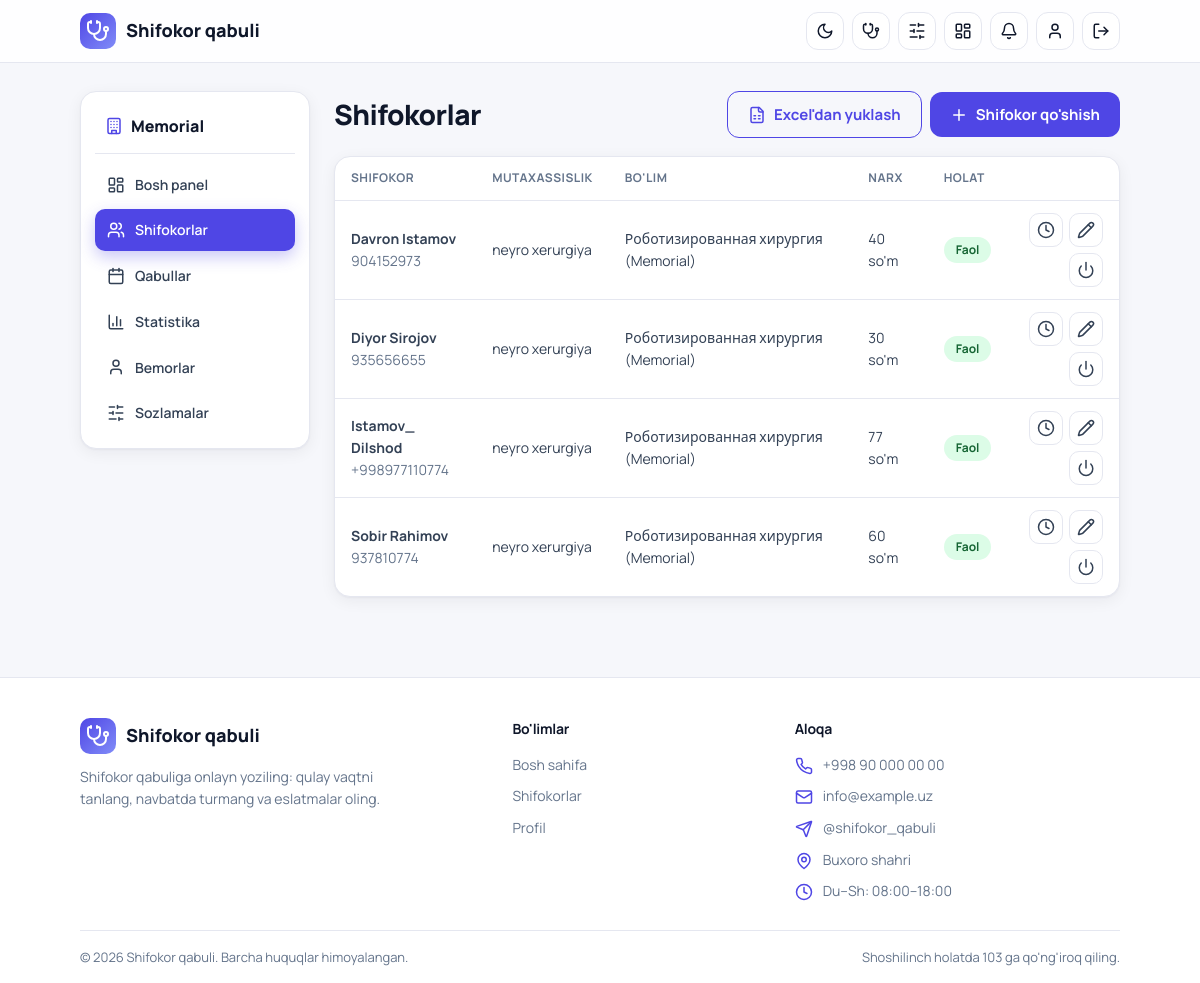
The app's page /manage/doctors/ (signed in) with its own data.
### clin_app/models.py (models this page shows, shortened)
class Hospital(models.Model):
    name = models.CharField("Nomi", max_length=200)
    address = models.CharField("Manzil", max_length=300)
    phone = models.CharField("Telefon", max_length=20, blank=True)
    description = models.TextField("Tavsif", blank=True)
    logo = models.ImageField(upload_to="hospitals/", blank=True, null=True)
    is_active = models.BooleanField(default=True)
    class Meta:
        verbose_name = "Kasalxona"
        verbose_name_plural = "Kasalxonalar"
    def __str__(self):
        return self.name

class Doctor(models.Model):
    user = models.OneToOneField(User, on_delete=models.CASCADE, related_name="doctor_profile")
    hospital = models.ForeignKey(Hospital, on_delete=models.CASCADE, related_name="doctors")
    department = models.ForeignKey(Department, on_delete=models.SET_NULL, null=True, blank=True)
    specialty = models.ForeignKey(Specialty, on_delete=models.PROTECT, related_name="doctors")
    experience_years = models.PositiveSmallIntegerField("Tajriba (yil)", default=0)
    price = models.PositiveIntegerField("Qabul narxi (so'm)", default=0)
    bio = models.TextField("Haqida", blank=True)
    photo = models.ImageField(upload_to="doctors/", blank=True, null=True)
    slot_minutes = models.PositiveSmallIntegerField("Bir qabul davomiyligi (daqiqa)", default=20)
    is_active = models.BooleanField(default=True)
    class Meta:
        verbose_name = "Shifokor"
        verbose_name_plural = "Shifokorlar"

class User(AbstractUser):
    class Role(models.TextChoices):
        PATIENT = "patient", "Bemor"
        DOCTOR = "doctor", "Shifokor"
        HOSPITAL_ADMIN = "hospital_admin", "Kasalxona admini"
    role = models.CharField(max_length=20, choices=Role.choices, default=Role.PATIENT)
    phone = models.CharField("Telefon", max_length=20, unique=True, null=True, blank=True)
    birth_date = models.DateField("Tug'ilgan sana", null=True, blank=True)
    hospital = models.ForeignKey(
        Hospital, on_delete=models.SET_NULL, null=True, blank=True, related_name="staff"
    )
    must_change_password = models.BooleanField("Parolni almashtirishi shart", default=False)
    @property
    def is_patient(self):
        return self.role == self.Role.PATIENT
    @property
    def is_doctor(self):
        return self.role == self.Role.DOCTOR
    @property
    def is_hospital_admin(self):
        return self.role == self.Role.HOSPITAL_ADMIN

class Specialty(models.Model):
    name = models.CharField("Mutaxassislik", max_length=100, unique=True)
    class Meta:
        verbose_name = "Mutaxassislik"
        verbose_name_plural = "Mutaxassisliklar"
    def __str__(self):
        return self.name

class Department(models.Model):
    hospital = models.ForeignKey(Hospital, on_delete=models.CASCADE, related_name="departments")
    name = models.CharField("Bo'lim nomi", max_length=150)
    class Meta:
        verbose_name = "Bo'lim"
        verbose_name_plural = "Bo'limlar"
    def __str__(self):
        return f"{self.name} ({self.hospital})"

### clin_app/panel_views.py (the view)
# urls.py: path("doctors/", v.doctors, name="panel_doctors"),
@hospital_admin_required
def doctors(request):
    items = (
        Doctor.objects.filter(hospital=request.hospital)
        .select_related("user", "specialty", "department")
        .order_by("-is_active", "user__first_name")
    )
    return render(request, "panel/doctors.html", {"doctors": items})

### clin_app/context_processors.py (called while the page is built)
def notifications(request):
    user = request.user
    if user.is_authenticated:
        return {"unread_count": user.notifications.filter(is_read=False).count()}
    return {}

### clin_app/panel_views.py (called while the page is built)
def hospital_admin_required(view):
    @wraps(view)
    def wrapper(request, *args, **kwargs):
        user = request.user
        if not user.is_authenticated:
            return redirect_to_login(request.get_full_path())
        if not (user.is_hospital_admin or user.is_superuser):
            raise PermissionDenied
        if not user.hospital_id:
            messages.error(request, "Sizga kasalxona biriktirilmagan. Administrator bilan bog'laning.")
            return redirect("home")
        request.hospital = user.hospital
        return view(request, *args, **kwargs)
    return wrapper

### clin_app/templates/panel/doctors.html (shortened to what this page needs)
{% extends 'panel/base.html' %}
{% block panel %}
<div class="panel-head">
  <h1 class="page-title">Shifokorlar</h1>
  <div class="row">
    <a href="{% url 'panel_doctors_import' %}" class="btn btn-outline">
      <svg class="icon"><use href="#i-sheet"/></svg> Excel'dan yuklash
    </a>
    <a href="{% url 'panel_doctor_add' %}" class="btn">
      <svg class="icon"><use href="#i-plus"/></svg> Shifokor qo'shish
    </a>
  </div>
</div>
<div class="card table-wrap">
  <table class="table">
    <thead>
      <tr><th>Shifokor</th><th>Mutaxassislik</th><th>Bo'lim</th><th>Narx</th><th>Holat</th><th></th></tr>
    </thead>
    <tbody>
    {% for d in doctors %}
      <tr>
        <td><b>{{ d.user.get_full_name|default:d.user.username }}</b>
          {% if d.user.phone %}<div class="muted small">{{ d.user.phone }}</div>{% endif %}</td>
        <td>{{ d.specialty }}</td>
        <td>{{ d.department|default:"-" }}</td>
        <td>{{ d.price }} so'm</td>
        <td><span class="badge {% if d.is_active %}badge-green{% else %}badge-gray{% endif %}">
          {% if d.is_active %}Faol{% else %}Faol emas{% endif %}</span></td>
        <td>
          <div class="actions">
            <a href="{% url 'panel_doctor_schedule' d.pk %}" class="icon-btn" title="Ish jadvali"><svg class="icon"><use href="#i-clock"/></svg></a>
            <a href="{% url 'panel_doctor_edit' d.pk %}" class="icon-btn" title="Tahrirlash"><svg class="icon"><use href="#i-edit"/></svg></a>
            <form method="post" action="{% url 'panel_doctor_toggle' d.pk %}" class="inline-form">
              <button class="icon-btn bad" title="{% if d.is_active %}Faolsizlantirish{% else %}Faollashtirish{% endif %}">
                <svg class="icon"><use href="#i-power"/></svg></button>
            </form>
          </div>
        </td>
      </tr>
    {% empty %}
      <tr><td colspan="6" class="center muted">Hali shifokor qo'shilmagan.</td></tr>
    {% endfor %}
    </tbody>
  </table>
</div>
{% endblock %}

### clin_app/templates/panel/base.html
{% extends 'base.html' %}
{% block content %}
{% with url_name=request.resolver_match.url_name %}
<div class="panel">
  <aside class="card panel-side">
    <div class="panel-hospital">
      <svg class="icon teal"><use href="#i-building"/></svg> {{ request.hospital.name }}
    </div>
    <nav class="panel-nav">
      <a href="{% url 'panel_dashboard' %}" class="{% if url_name == 'panel_dashboard' %}active{% endif %}">
        <svg class="icon"><use href="#i-dashboard"/></svg> Bosh panel</a>
      <a href="{% url 'panel_doctors' %}" class="{% if 'doctor' in url_name %}active{% endif %}">
        <svg class="icon"><use href="#i-users"/></svg> Shifokorlar</a>
      <a href="{% url 'panel_appointments' %}" class="{% if 'appointment' in url_name %}active{% endif %}">
        <svg class="icon"><use href="#i-calendar"/></svg> Qabullar</a>
      <a href="{% url 'panel_stats' %}" class="{% if 'stats' in url_name %}active{% endif %}">
        <svg class="icon"><use href="#i-chart"/></svg> Statistika</a>
      <a href="{% url 'panel_patients' %}" class="{% if 'patient' in url_name %}active{% endif %}">
        <svg class="icon"><use href="#i-user"/></svg> Bemorlar</a>
      <a href="{% url 'panel_settings' %}" class="{% if url_name == 'panel_settings' %}active{% endif %}">
        <svg class="icon"><use href="#i-sliders"/></svg> Sozlamalar</a>
    </nav>
  </aside>
  <section class="panel-main">
    {% block panel %}{% endblock %}
  </section>
</div>
{% endwith %}
{% endblock %}

### static/css/style.css (style rules this page uses)
:root { --primary: #4f46e5; --primary-dark: #4338ca; --primary-soft: #eef2ff; --accent-text: #4f46e5; --bg: #f6f7fb; --card: #ffffff; --field: #ffffff; --ink: #0f172a; --text: #334155; --muted: #64748b; --line: #e5e7f0; --danger: #e11d48; --ok-bg: #dcfce7; --ok-text: #166534; --bad-bg: #ffe4e6; --bad-text: #9f1239; --gray-bg: #e2e8f0; --gray-text: #334155; --nav-bg: rgba(255,255,255,.85); --glow-1: rgba(99,102,241,.18); --glow-2: rgba(79,70,229,.12); --glow-btn: rgba(79,70,229,.30); --radius: 16px; --shadow: 0 1px 2px rgba(15,23,42,.04), 0 4px 16px rgba(15,23,42,.06); --shadow-hover: 0 2px 4px rgba(15,23,42,.06), 0 14px 30px rgba(15,23,42,.12); color-scheme: light; }
* { box-sizing: border-box; margin: 0; padding: 0; }
body { font-family: "Manrope", system-ui, -apple-system, "Segoe UI", Roboto, Arial, sans-serif; background: var(--bg); color: var(--text); line-height: 1.55; -webkit-font-smoothing: antialiased; transition: background .3s, color .3s; }
a { color: inherit; text-decoration: none; }
h1, h2, h3 { color: var(--ink); letter-spacing: -0.02em; }
.muted { color: var(--muted); }
.small { font-size: 14px; }
.teal { color: var(--accent-text); }
.hero, .card, .chip, .alert, .page-title, .section-title, .feature { animation: rise .55s cubic-bezier(.2,.7,.2,1) backwards; }
.icon { width: 18px; height: 18px; flex-shrink: 0; vertical-align: -3px; fill: none; stroke: currentColor; stroke-width: 2; stroke-linecap: round; stroke-linejoin: round; }
.row { display: flex; align-items: center; gap: 8px; }
.inline-form { display: inline; }
.btn { display: inline-flex; align-items: center; justify-content: center; gap: 8px; border: 0; cursor: pointer; padding: 11px 20px; border-radius: 12px; font: inherit; font-size: 15px; font-weight: 700; width: auto; background: var(--primary); color: #fff; transition: background .2s, transform .2s, box-shadow .2s; }
.page-title { font-size: 28px; font-weight: 800; margin-bottom: 18px; }
.card { background: var(--card); border-radius: var(--radius); box-shadow: var(--shadow); border: 1px solid var(--line); padding: 20px; transition: transform .25s, box-shadow .25s, border-color .25s, background .3s; }
.badge { display: inline-block; font-size: 12px; font-weight: 700; padding: 4px 12px; border-radius: 999px; }
.badge-green { background: var(--ok-bg); color: var(--ok-text); }
.panel { display: grid; gap: 24px; grid-template-columns: 230px 1fr; align-items: start; }
.panel-side { position: sticky; top: 84px; padding: 14px; }
.panel-hospital { display: flex; align-items: center; gap: 8px; font-weight: 800; color: var(--ink); padding: 8px 10px 14px; border-bottom: 1px solid var(--line); margin-bottom: 10px; }
.panel-nav { display: grid; gap: 4px; }
.panel-nav a { display: flex; align-items: center; gap: 10px; padding: 10px 12px; border-radius: 10px; font-weight: 600; font-size: 14px; color: var(--text); transition: all .2s; }
.panel-nav a.active { background: var(--primary); color: #fff; box-shadow: 0 6px 16px var(--glow-btn); }
.panel-head { display: flex; justify-content: space-between; align-items: center; gap: 12px; flex-wrap: wrap; margin-bottom: 18px; }
.panel-head .page-title { margin-bottom: 0; }
.table-wrap { overflow-x: auto; padding: 0; }
.table { width: 100%; border-collapse: collapse; font-size: 14px; }
.table th { text-align: left; font-size: 12px; text-transform: uppercase; letter-spacing: .04em; color: var(--muted); padding: 12px 16px; border-bottom: 1px solid var(--line); white-space: nowrap; }
.table td { padding: 12px 16px; border-bottom: 1px solid var(--line); vertical-align: middle; }
.table tbody tr:last-child td { border-bottom: 0; }
.table tbody tr { transition: background .15s; }
.actions { display: flex; gap: 6px; justify-content: flex-end; flex-wrap: wrap; }
.icon-btn { width: 34px; height: 34px; padding: 0; cursor: pointer; border-radius: 10px; border: 1px solid var(--line); background: var(--card); color: var(--text); display: inline-flex; align-items: center; justify-content: center; transition: all .2s; }
.btn-outline { background: transparent; color: var(--accent-text); border: 1px solid var(--primary); }
:root { --hero-overlay: rgba(246, 247, 251, .78); }

### records on screen
Hospital: hospital.name "Memorial"
Doctor: user.get_full_name "Davron Istamov", user.phone "904152973", specialty "neyro xerurgiya", department "Роботизированная хирургия (Memorial)", price "40", is_active "Faol"
Doctor: user.get_full_name "Diyor Sirojov", user.phone "935656655", specialty "neyro xerurgiya", department "Роботизированная хирургия (Memorial)", price "30", is_active "Faol"
Doctor: user.get_full_name "Istamov_ Dilshod", user.phone "+998977110774", specialty "neyro xerurgiya", department "Роботизированная хирургия (Memorial)", price "77", is_active "Faol"
Doctor: user.get_full_name "Sobir Rahimov", user.phone "937810774", specialty "neyro xerurgiya", department "Роботизированная хирургия (Memorial)", price "60", is_active "Faol"
